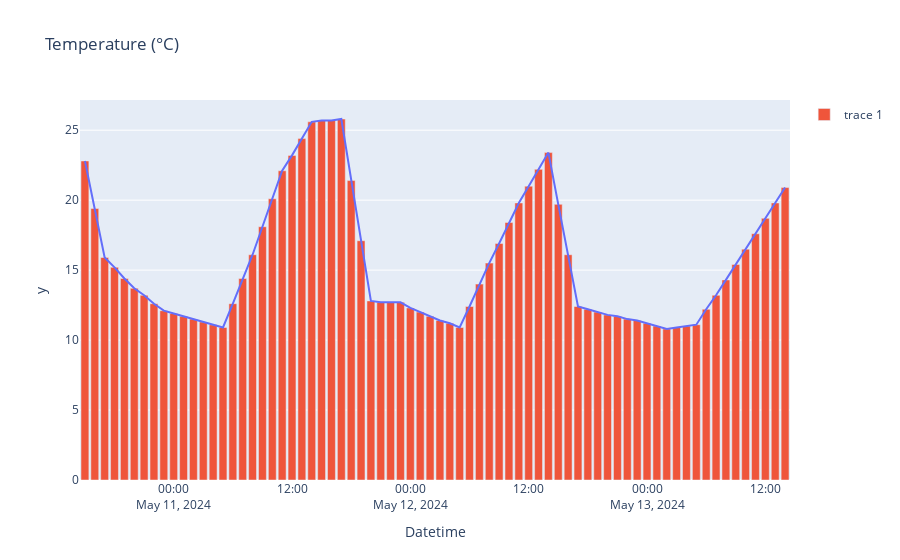

The notebook cell saved with this chart:
### Code cell
import plotly.express as px
import matplotlib.pyplot as plt

fig = px.line(data_frame=new_bgl_df, x="Datetime", y=pd.Series(new_bgl_df['Temperature (°C)']), title='Temperature (°C)')
fig.add_bar(x=pd.Series(new_bgl_df["Datetime"]), y=pd.Series(new_bgl_df['Temperature (°C)']))
fig.show()
